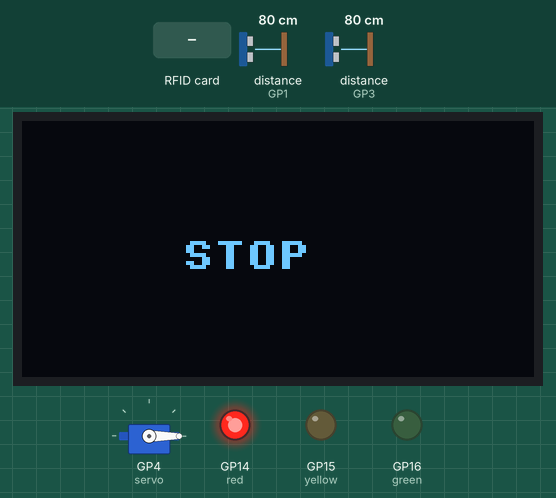
The program below on a simulated Raspberry Pi Pico running MicroPython. Shown: 128×64 one-colour display, servo, output pins drawn as LEDs (lit = HIGH). The test bench sets the inputs (shaded band); at power-on: distance to the obstacle (sensors on GP1, GP3) 80 cm. The echo pulse lasts 58.3 µs per cm; servo angles are drawn from the pulse width (0.5 ms = 0°, 2.5 ms = 180°); pins used as bus, display or sensor lines are not drawn; what the program prints to the serial console is not drawn.

Above: at 1.2 s.
1.3 s: distance to the obstacle (sensor on GP1) set to 2 cm
At 2.6 s:
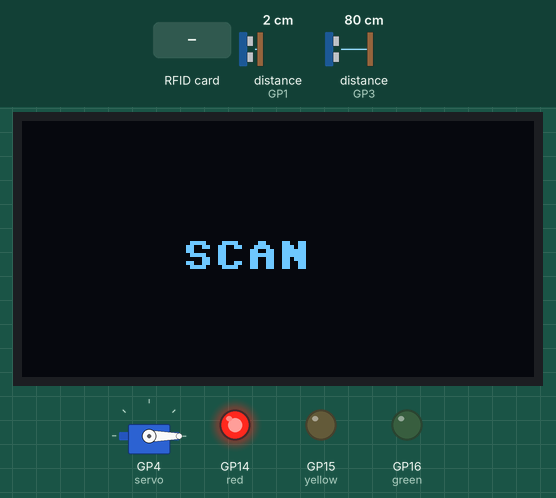
2.9 s: RFID card 5E 7A 19 C4 held to the reader
At 3.6 s:
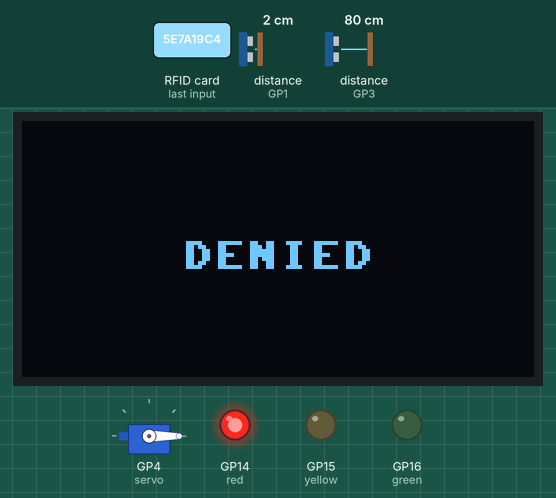
4.4 s: distance to the obstacle (sensor on GP3) set to 11 cm
6.4 s: distance to the obstacle (sensor on GP3) set to 8 cm
At 7.1 s:
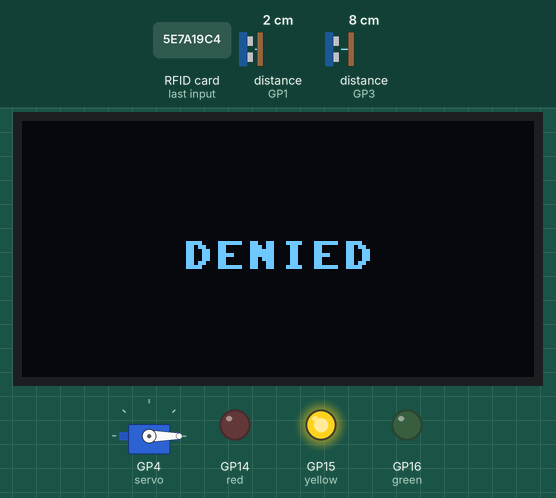
8.0 s: distance to the obstacle (sensor on GP1) set to 14 cm
9.5 s: distance to the obstacle (sensor on GP1) set to 18 cm
At 10.2 s:
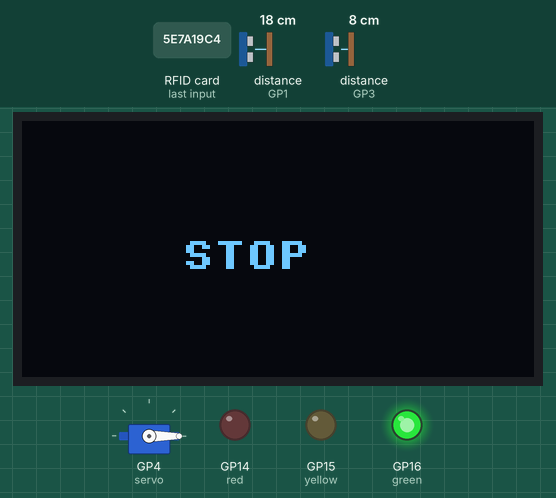
Timing chart, 0 to 12.2 s (numbered marks = the images above; inputs shaded):
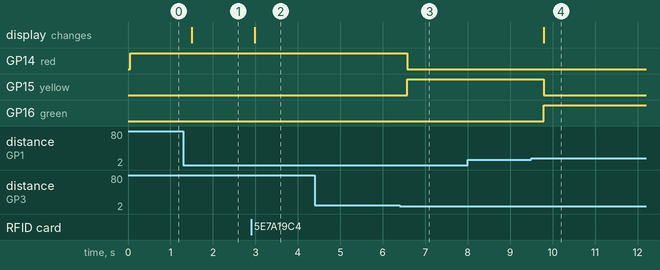

The program:

main.py
```python
"""
Smart Parking Infrastructure using Cyber-Physical Systems
Module : Entry Gate Control
Target : Raspberry Pi Pico (RP2040), MicroPython

- Ultrasonic sensor 1 (TRIG GP0 / ECHO GP1) detects a vehicle at the gate
- MFRC522 RFID reader (SPI0) authenticates the driver's card
- SG90 servo (GP4) raises / lowers the barrier
- SSD1306 OLED (I2C0, SDA GP8 / SCL GP9) shows STOP / SCAN / GO / DENIED
- Traffic LEDs (GP14 red, GP15 yellow, GP16 green) guide the driver;
  ultrasonic sensor 2 (TRIG GP2 / ECHO GP3) watches the lane past the gate

Finite state machine:  STOP --vehicle--> WAIT(SCAN) --valid RFID--> GO --vehicle clears--> STOP

Requires on the Pico: ssd1306.py and mfrc522.py driver modules.
"""
from machine import Pin, PWM, I2C, SPI
import time
import ssd1306
from mfrc522 import MFRC522

# ---------------- STATES ----------------
STOP = 0
WAIT = 1
GO = 2

state = STOP
last_state = -1

# ---------------- LED STATES ----------------
LED_RED = 0
LED_YELLOW = 1
LED_GREEN = 2

current_led = LED_RED
previous_led = LED_RED

# ---------------- PINS (UNCHANGED) ----------------
trig1 = Pin(0, Pin.OUT)
echo1 = Pin(1, Pin.IN)

trig2 = Pin(2, Pin.OUT)
echo2 = Pin(3, Pin.IN)

servo = PWM(Pin(4))
servo.freq(50)

red = Pin(14, Pin.OUT)
yellow = Pin(15, Pin.OUT)
green = Pin(16, Pin.OUT)

# ---------------- RFID ----------------
spi = SPI(0,
          baudrate=1000000,
          polarity=0,
          phase=0,
          sck=Pin(18),
          mosi=Pin(19),
          miso=Pin(20))

rfid = MFRC522(spi=spi, cs=Pin(17), rst=Pin(21))

AUTHORIZED_CARDS = {
    (80, 137, 84, 85, 216),
    (130, 240, 23, 2, 103)
}

last_uid = None

# ---------------- OLED ----------------
i2c = I2C(0, scl=Pin(9), sda=Pin(8), freq=400000)
oled = ssd1306.SSD1306_I2C(128, 64, i2c)

def show_status(text):
    oled.fill(0)
    oled.text(text, 40, 30)
    oled.show()

# ---------------- SERVO ----------------
def servo_angle(angle):
    min_us = 500
    max_us = 2500
    us = min_us + (angle / 180) * (max_us - min_us)
    duty = int(us * 65535 / 20000)
    servo.duty_u16(duty)

# ---------------- ULTRASONIC ----------------
def measure_distance(trig, echo):
    readings = []
    for _ in range(5):
        trig.low()
        time.sleep_us(2)
        trig.high()
        time.sleep_us(10)
        trig.low()

        timeout = time.ticks_us()
        while echo.value() == 0:
            if time.ticks_diff(time.ticks_us(), timeout) > 30000:
                return 999

        start = time.ticks_us()
        while echo.value() == 1:
            if time.ticks_diff(time.ticks_us(), start) > 30000:
                return 999

        end = time.ticks_us()
        duration = time.ticks_diff(end, start)
        distance = (duration * 0.0343) / 2
        readings.append(distance)
        time.sleep_ms(10)

    readings.sort()
    return sum(readings[1:4]) / 3

# ---------------- THRESHOLDS ----------------
CAR_DETECT = 10
CAR_CLEAR = 15

# ---------------- INITIAL ----------------
servo_angle(0)
show_status("STOP")

red.value(1)
yellow.value(0)
green.value(0)

arm_open = False

print("System Ready")

# ---------------- MAIN LOOP ----------------
while True:

    d1 = measure_distance(trig1, echo1)
    d2 = measure_distance(trig2, echo2)

    # ---------------- ENTRY LOGIC ----------------
    if state == STOP:
        if d1 < CAR_DETECT:
            state = WAIT

    elif state == WAIT:

        if d1 > CAR_CLEAR:
            state = STOP

        # ---- RFID Scan ----
        stat, _ = rfid.request(rfid.REQIDL)
        if stat == rfid.OK:
            stat, uid = rfid.anticoll()

            if stat == rfid.OK:
                uid_tuple = tuple(uid)

                if uid_tuple != last_uid:

                    if uid_tuple in AUTHORIZED_CARDS:
                        print("Access Granted:", uid_tuple)
                        state = GO
                        servo_angle(90)
                        arm_open = True
                    else:
                        print("Access Denied:", uid_tuple)
                        show_status("DENIED")
                        time.sleep(2)

                    last_uid = uid_tuple

    elif state == GO:

        # ---- Detect YELLOW → RED transition ----
        if arm_open and previous_led == LED_YELLOW and current_led == LED_RED:
            print("Yellow → Red transition detected. Immediate closure.")
            servo_angle(0)
            arm_open = False
            state = STOP

        # ---- Normal closing after car leaves ----
        elif arm_open and d1 > CAR_CLEAR:
            time.sleep(2)
            servo_angle(0)
            arm_open = False

            red.value(0)
            yellow.value(0)
            green.value(1)
            time.sleep(2)

            green.value(0)
            red.value(1)
            current_led = LED_RED
            state = STOP

    # ---------------- OLED UPDATE ----------------
    if state != last_state:
        if state == STOP:
            show_status("STOP")
        elif state == WAIT:
            show_status("SCAN")
        elif state == GO:
            show_status("GO")
        last_state = state

    # ---------------- EXIT LED LOGIC (UNCHANGED) ----------------
    previous_led = current_led

    if d2 > CAR_CLEAR:
        red.value(1)
        yellow.value(0)
        green.value(0)
        current_led = LED_RED

    elif d2 < CAR_DETECT:

        if state == STOP:
            red.value(0)
            yellow.value(0)
            green.value(1)
            current_led = LED_GREEN
        else:
            yellow.value(1)
            red.value(0)
            green.value(0)
            current_led = LED_YELLOW

    if state != WAIT:
        last_uid = None

    time.sleep(0.1)
```

Measured:
- the behaviour switches between 10 and 9 cm on distance to the obstacle (sensor on GP3) (found by bisection; images 2 and 3)
- the behaviour switches between 15 and 16 cm on distance to the obstacle (sensor on GP1) (found by bisection; images 3 and 4)
- after the input at 1.3 s, the display: changes after 0.20 s (image 1)
- after the input at 2.9 s, the display: changes after 0.09 s (image 2)
- after the input at 4.4 s, every drawn part: stays the same
- after the input at 6.4 s, GP14 (red): HIGH → LOW after 0.18 s; GP15 (yellow): LOW → HIGH after 0.18 s
- after the input at 8.0 s, every drawn part: stays the same
- after the input at 9.5 s, GP15 (yellow): HIGH → LOW after 0.29 s; GP16 (green): LOW → HIGH after 0.29 s; the display: changes after 0.29 s (image 4)
